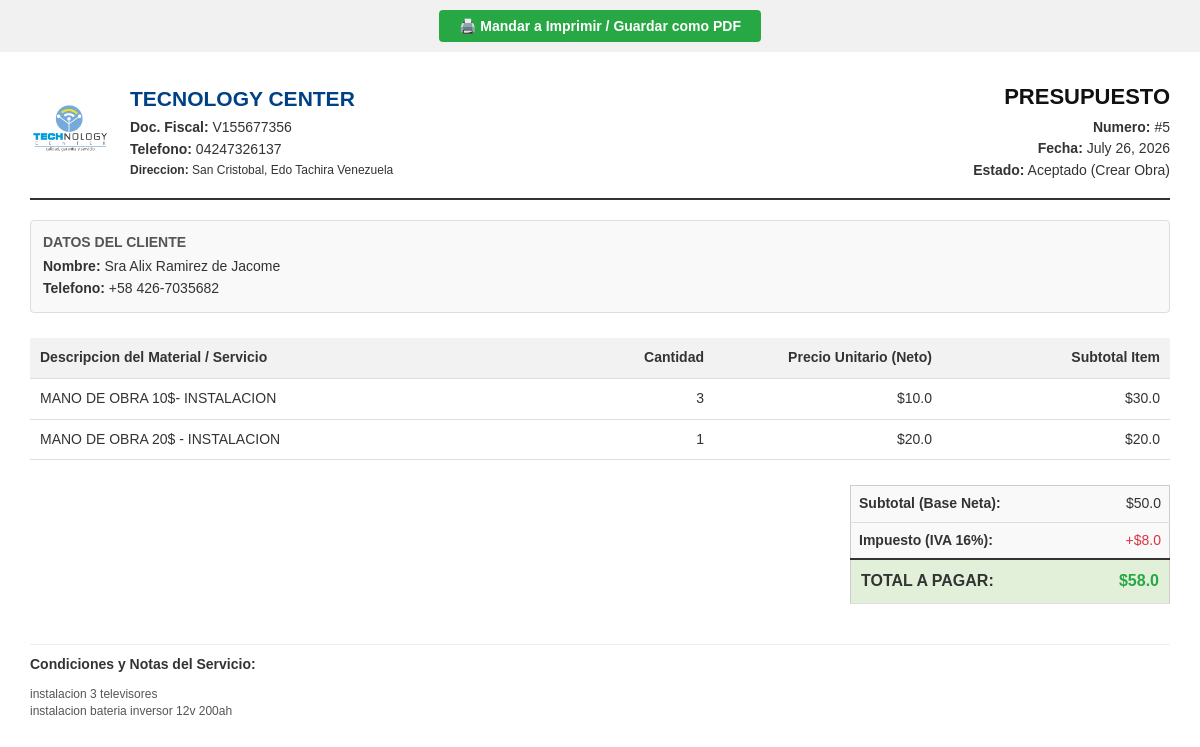
/presupuesto/5/imprimir/, run on the app's committed database.
### gestion/models.py (models this page shows, shortened)
class DatosEmpresa(models.Model):
    nombre_comercial = models.CharField(
        max_length=150, verbose_name="Nombre de la Empresa"
    )
    identificacion_fiscal = models.CharField(
        max_length=50, verbose_name="RIF / NIT / RUT"
    )
    telefono = models.CharField(max_length=50, blank=True, null=True)
    correo = models.EmailField(blank=True, null=True)
    direccion = models.TextField(blank=True, null=True)
    logo = models.ImageField(
        upload_to="empresa/",
        blank=True,
        null=True,
        verbose_name="Logotipo de la Empresa",
    )
    class Meta:
        verbose_name = "Datos de mi Empresa"
        verbose_name_plural = "Datos de mi Empresa"

class Presupuesto(models.Model):
    ESTADOS = [
        ("BORR", "Borrador"),
        ("ENVI", "Enviado al Cliente"),
        ("ACEP", "Aceptado (Crear Obra)"),
        ("RECH", "Rechazado"),
    ]
    cliente = models.ForeignKey(Cliente, on_delete=models.CASCADE)
    fecha_creacion = models.DateField(auto_now_add=True)
    estado = models.CharField(max_length=4, choices=ESTADOS, default="BORR")
    notas_adicionales = models.TextField(
        blank=True, null=True, verbose_name="Condiciones o Notas del Presupuesto"
    )
    @property
    def total_presupuesto(self):
        total = sum(
            float(item.producto.precio_venta) * int(item.cantidad)
            for item in self.items.all()
        )
        return round(total, 2)

class Cliente(models.Model):
    nombre = models.CharField(max_length=100)
    rif_cedula = models.CharField(
        max_length=50, blank=True, null=True, verbose_name="Rif o Cédula"
    )
    telefono = models.CharField(max_length=20, blank=True, null=True)
    direccion = models.TextField(
        blank=True, null=True, verbose_name="Dirección"
    )
    nota_privada = models.TextField(
        blank=True, null=True, verbose_name="Nota Privada"
    )
    foto = models.ImageField(upload_to="clientes/", blank=True, null=True)
    latitud = models.DecimalField(
        max_digits=9, decimal_places=6, blank=True, null=True
    )
    longitud = models.DecimalField(
        max_digits=9, decimal_places=6, blank=True, null=True
    )

class Producto(models.Model):
    nombre = models.CharField(max_length=100)
    stock_actual = models.IntegerField(
        default=0, verbose_name="Existencia Actual"
    )
    stock_minimo = models.IntegerField(default=5)
    precio_costo = models.DecimalField(
        max_digits=10, decimal_places=2, verbose_name="Ultimo Precio Costo"
    )
    porcentaje_ganancia = models.DecimalField(
        max_digits=5, decimal_places=2, default=30.0
    )
    porcentaje_impuesto = models.DecimalField(
        max_digits=5, decimal_places=2, default=16.0
    )
    proveedor = models.ForeignKey(
        Proveedor,
        on_delete=models.SET_NULL,
        null=True,
        verbose_name="Proveedor Habitual",
    )
    foto = models.ImageField(
        upload_to="productos/",
        blank=True,
        null=True,
        verbose_name="Foto del Producto",
    )
    @property
    def precio_venta(self):
        con_ganancia = float(self.precio_costo) * (
            1 + (float(self.porcentaje_ganancia) / 100)
        )
        precio_final = con_ganancia * (
            1 + (float(self.porcentaje_impuesto) / 100)
        )
        return round(precio_final, 2)

### gestion/views.py (the view)
# urls.py: path("presupuesto/<int:presupuesto_id>/imprimir/", views.vista_imprimir_presupuesto, name="imprimir_presupuesto"),
def vista_imprimir_presupuesto(request, presupuesto_id):
    presupuesto = get_object_or_404(Presupuesto, id=presupuesto_id)
    empresa = DatosEmpresa.objects.first()
    if hasattr(presupuesto, 'items') and presupuesto.items.exists():
        items_base = presupuesto.items.all()
    elif hasattr(presupuesto, 'itempresupuesto_set') and presupuesto.itempresupuesto_set.exists():
        items_base = presupuesto.itempresupuesto_set.all()
    else:
        items_base = ItemPresupuesto.objects.filter(presupuesto=presupuesto)
    items_calculados = []
    for item in items_base:
        subtotal_item = float(item.subtotal) if hasattr(item, 'subtotal') else 0.0
        cantidad = int(item.cantidad) if hasattr(item, 'cantidad') else 1
        precio_unitario_neto = subtotal_item / cantidad if cantidad > 0 else 0
        items_calculados.append({
            'nombre': item.producto.nombre if hasattr(item, 'producto') and item.producto else 'Ítems diversos',
            'cantidad': cantidad,
            'precio_unitario': round(precio_unitario_neto, 2),
            'subtotal': round(subtotal_item, 2),
        })
    total_general = float(presupuesto.total_presupuesto) if hasattr(presupuesto, 'total_presupuesto') else 0.0
    subtotal_final = total_general / 1.16
    iva_final = subtotal_final * 0.16
    context = {
        'presupuesto': presupuesto,
        'empresa': empresa,
        'items_finales': items_calculados,
        'subtotal': round(subtotal_final, 2),
        'iva': round(iva_final, 2),
        'total': round(total_general, 2),
    }
    return render(request, 'gestion/imprimir_presupuesto.html', context)

### gestion/models.py (called while the page is built)
    @property
    def subtotal(self):
        precio_venta_producto = float(self.producto.precio_venta)
        cantidad_solicitada = int(self.cantidad)
        subtotal_neto_renglon = (
            precio_venta_producto * cantidad_solicitada
        ) / 1.16
        return round(subtotal_neto_renglon, 2)

### gestion/templates/gestion/imprimir_presupuesto.html (shortened to what this page needs)
<!DOCTYPE html>
<html lang="es">
<head>
</head>
<body>
    <div class="zona-botones">
        <button onclick="window.print();" class="btn">🖨️ Mandar a Imprimir / Guardar como PDF</button>
    </div>
    <div class="encabezado">
        <div class="datos-empresa" style="display: flex; gap: 20px; align-items: center;">
            {% if empresa.logo %}
                <img src="{{ empresa.logo.url }}" alt="Logo" style="max-height: 80px; max-width: 180px; object-fit: contain;">
            {% endif %}
            <div>
                <h2 style="margin: 0 0 5px 0; color: #004085;">{{ empresa.nombre_comercial|default:"Mi Empresa S.A." }}</h2>
                <p style="margin: 2px 0;"><strong>Doc. Fiscal:</strong> {{ empresa.identificacion_fiscal|default:"Rif / Nit" }}</p>
                <p style="margin: 2px 0;"><strong>Telefono:</strong> {{ empresa.telefono|default:"-" }}</p>
                <p style="margin: 2px 0; font-size: 12px;"><strong>Direccion:</strong> {{ empresa.direccion|default:"-" }}</p>
            </div>
        </div>
        <div class="datos-documento">
            <div class="titulo-documento">PRESUPUESTO</div>
            <p style="margin: 2px 0;"><strong>Numero:</strong> #{{ presupuesto.id }}</p>
            <p style="margin: 2px 0;"><strong>Fecha:</strong> {{ presupuesto.fecha_creacion }}</p>
            <p style="margin: 2px 0;"><strong>Estado:</strong> {{ presupuesto.get_estado_display }}</p>
        </div>
    </div>
    <div class="seccion-cliente">
        <h4 style="margin: 0 0 5px 0; color: #555;">DATOS DEL CLIENTE</h4>
        <p style="margin: 2px 0;"><strong>Nombre:</strong> {{ presupuesto.cliente.nombre }}</p>
        <p style="margin: 2px 0;"><strong>Telefono:</strong> {{ presupuesto.cliente.telefono|default:"No registrado" }}</p>
    </div>
    <table>
        <thead>
            <tr>
                <th>Descripcion del Material / Servicio</th>
                <th class="text-right" style="width: 12%;">Cantidad</th>
                <th class="text-right" style="width: 20%;">Precio Unitario (Neto)</th>
                <th class="text-right" style="width: 20%;">Subtotal Item</th>
            </tr>
        </thead>
        <tbody>
            {% for item in items_finales %}
            <tr>
                <td>{{ item.nombre }}</td>
                <td class="text-right">{{ item.cantidad }}</td>
                <td class="text-right">${{ item.precio_unitario }}</td>
                <td class="text-right">${{ item.subtotal }}</td>
            </tr>
            {% endfor %}
        </tbody>
    </table>
    <div class="total-contenedor">
        <table class="tabla-totales">
            <tr>
                <td><strong>Subtotal (Base Neta):</strong></td>
                <td class="text-right">${{ subtotal }}</td>
            </tr>
            <tr>
                <td><strong>Impuesto (IVA 16%):</strong></td>
                <td class="text-right" style="color: #dc3545;">+${{ iva }}</td>
            </tr>
            <tr style="font-size: 16px; background: #e2f0d9;">
                <td style="border-top: 2px solid #333; padding: 10px;"><strong>TOTAL A PAGAR:</strong></td>
                <td class="text-right" style="border-top: 2px solid #333; padding: 10px; color: #28a745; font-weight: bold;">
                    ${{ total }}
                </td>
            </tr>
        </table>
    </div>
    {% if presupuesto.notas_adicionales %}
    <div style="margin-top: 40px; border-top: 1px solid #eee; padding-top: 10px;">
        <strong>Condiciones y Notas del Servicio:</strong>
        <p style="font-size: 12px; color: #555; white-space: pre-wrap;">{{ presupuesto.notas_adicionales }}</p>
    </div>
    {% endif %}
</body>
</html>

### gestion/templates/gestion/imprimir_presupuesto.html (style rules this page uses)
body { font-family: Arial, sans-serif; color: #333; margin: 0; padding: 30px; font-size: 14px; line-height: 1.4; }
.zona-botones { background: #f1f1f1; padding: 10px; margin: -30px -30px 30px -30px; text-align: center; }
.btn { background: #28a745; color: white; border: none; padding: 8px 20px; font-weight: bold; border-radius: 4px; cursor: pointer; text-decoration: none; font-size: 14px; }
.encabezado { display: flex; justify-content: space-between; border-bottom: 2px solid #333; padding-bottom: 15px; margin-bottom: 20px; }
.datos-empresa { width: 60%; }
.datos-documento { width: 35%; text-align: right; }
.titulo-documento { font-size: 22px; font-weight: bold; color: #111; margin: 0 0 5px 0; }
.seccion-cliente { background: #f9f9f9; padding: 12px; border: 1px solid #ddd; border-radius: 4px; margin-bottom: 25px; }
table { width: 100%; border-collapse: collapse; margin-bottom: 25px; }
th, td { padding: 10px; border-bottom: 1px solid #ddd; text-align: left; }
th { background-color: #f2f2f2; font-weight: bold; }
.text-right { text-align: right; }
.total-contenedor { display: flex; justify-content: flex-end; margin-top: 20px; }
.tabla-totales { width: 320px; margin-bottom: 0; border: 1px solid #ccc; background: #f9f9f9; border-radius: 4px; border-collapse: collapse; }
.tabla-totales td { padding: 8px; border-bottom: 1px solid #ddd; }

### data on the page
DatosEmpresa: logo (picture), nombre_comercial "TECNOLOGY CENTER", identificacion_fiscal "V155677356", telefono "04247326137", direccion "San Cristobal, Edo Tachira Venezuela"
Presupuesto: id "5", fecha_creacion "July 26, 2026", estado "Aceptado (Crear Obra)", cliente.nombre "Sra Alix Ramirez de Jacome", cliente.telefono "+58 426-7035682", notas_adicionales "instalacion 3 televisores instalacion bateria inversor 12v 200ah"
Producto: nombre "MANO DE OBRA 10$- INSTALACION"
Producto: nombre "MANO DE OBRA 20$ - INSTALACION"

### other printed values
{{ item.cantidad }} "3" "1"
{{ item.precio_unitario }} "10.0" "20.0"
{{ item.subtotal }} "30.0" "20.0"
{{ subtotal }} "50.0"
{{ iva }} "8.0"
{{ total }} "58.0"
